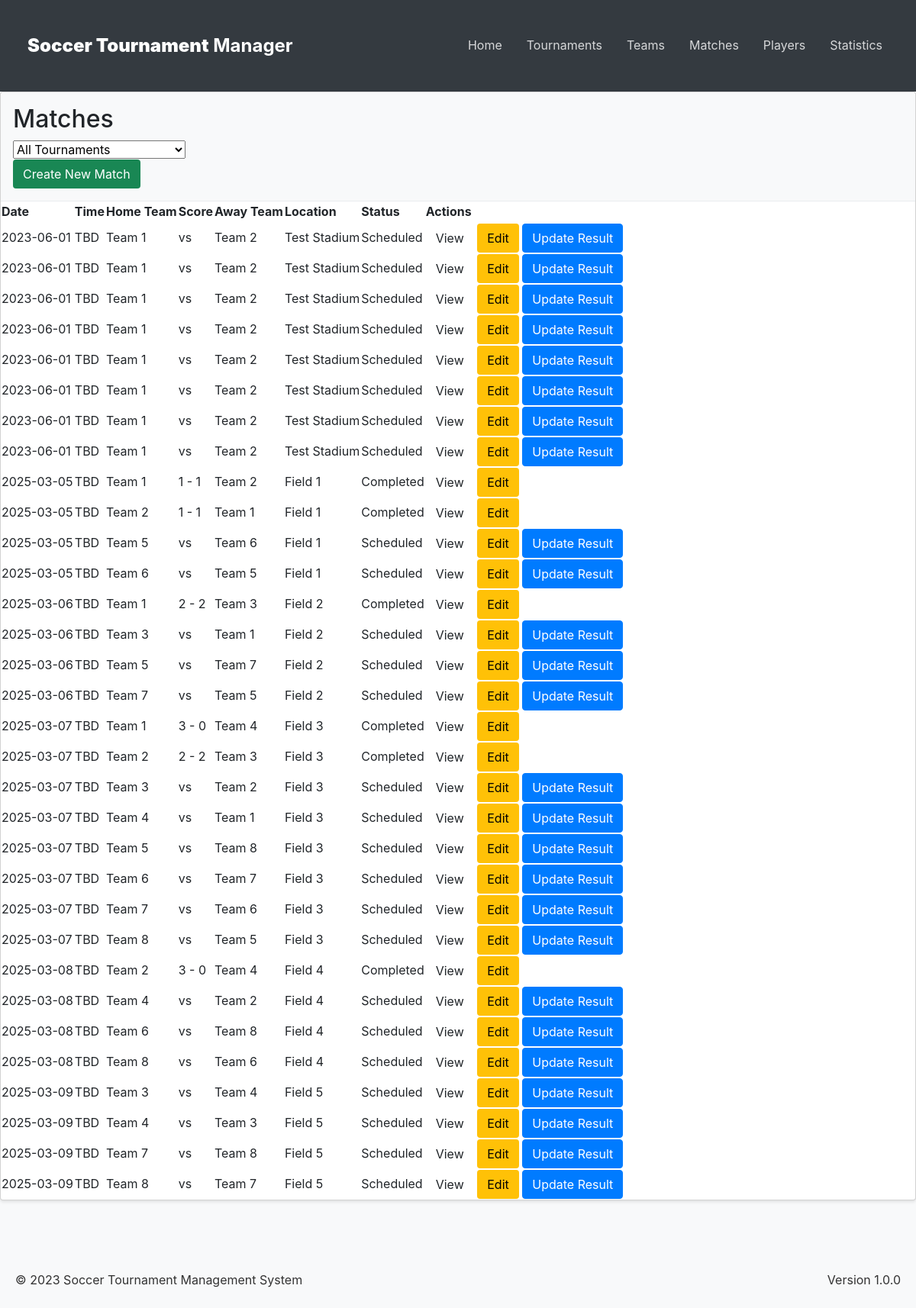
Screenshot of /matches with the database file from the repository.
### app/models/match.py (models this page shows)
class Match(Base):
    __tablename__ = "matches"
    id = Column(Integer, primary_key=True, index=True)
    tournament_id = Column(Integer, ForeignKey("tournaments.id"))
    phase_id = Column(Integer, ForeignKey("phases.id"))
    group_id = Column(Integer, ForeignKey("groups.id"), nullable=True)
    home_team_id = Column(Integer, ForeignKey("teams.id"))
    away_team_id = Column(Integer, ForeignKey("teams.id"))
    date = Column(Date)
    time = Column(Time, nullable=True)
    location = Column(String, nullable=True)
    home_score = Column(Integer, nullable=True)
    away_score = Column(Integer, nullable=True)
    status = Column(
        Enum("scheduled", "in-progress", "completed", name="match_status"),
        default="scheduled",
    )
    tournament = relationship("Tournament", back_populates="matches")
    phase = relationship("Phase", back_populates="matches")
    group = relationship("Group", back_populates="matches")
    home_team = relationship("Team", foreign_keys=[home_team_id])
    away_team = relationship("Team", foreign_keys=[away_team_id])
    goals = relationship("Goal", back_populates="match", cascade="all, delete-orphan")

### app/models/team.py (models this page shows)
class Team(Base):
    __tablename__ = "teams"
    id = Column(Integer, primary_key=True, index=True)
    name = Column(String, index=True)
    short_name = Column(String)
    logo_url = Column(String, nullable=True)
    city = Column(String, nullable=True)
    colors = Column(String, nullable=True)
    players = relationship(
        "Player", back_populates="team", cascade="all, delete-orphan"
    )
    groups = relationship("Group", secondary="team_group", back_populates="teams")
    goals = relationship("Goal", back_populates="team")
    stats = relationship("TeamStats", back_populates="team", cascade="all, delete-orphan")

### app/ui/ui_router.py (the view)
@router.get("/matches", response_class=HTMLResponse)
async def list_matches(
    request: Request,
    tournament_id: Optional[int] = None,
    phase_id: Optional[int] = None,
    group_id: Optional[int] = None,
    db: Session = Depends(get_db),
):
    query = db.query(Match).options(
        joinedload(Match.tournament),
        joinedload(Match.phase),
        joinedload(Match.group),
        joinedload(Match.home_team),
        joinedload(Match.away_team),
    )
    if tournament_id:
        query = query.filter(Match.tournament_id == tournament_id)
    if phase_id:
        query = query.filter(Match.phase_id == phase_id)
    if group_id:
        query = query.filter(Match.group_id == group_id)
    matches = query.order_by(Match.date, Match.time).all()
    tournaments = db.query(Tournament).all()
    phases = db.query(Phase).all() if tournament_id else []
    groups = db.query(Group).all() if phase_id else []
    return templates.TemplateResponse(
        request,
        "matches/list.html",
        {
            "matches": matches,
            "tournaments": tournaments,
            "phases": phases,
            "groups": groups,
            "selected_tournament_id": tournament_id,
            "selected_phase_id": phase_id,
            "selected_group_id": group_id,
        },
    )

### app/templates/matches/list.html (shortened to what this page needs)
{% extends "base.html" %}
{% block content %}
<div class="card">
    <div class="card-header">
        <h2>Matches</h2>
        <div class="filter-controls">
            <select id="tournament-filter" onchange="filterMatches()">
                <option value="">All Tournaments</option>
            </select>
        </div>
        <a href="/matches/create{% if selected_tournament_id %}?tournament_id={{ selected_tournament_id }}{% endif %}"
           class="btn btn-success">Create New Match</a>
    </div>
    <div class="card-content">
        {% if matches %}
        <table>
            <thead>
                <tr>
                    <th>Date</th>
                    <th>Time</th>
                    <th>Home Team</th>
                    <th>Score</th>
                    <th>Away Team</th>
                    <th>Location</th>
                    <th>Status</th>
                    <th>Actions</th>
                </tr>
            </thead>
            <tbody>
                {% for match in matches %}
                <tr>
                    <td>{{ match.date }}</td>
                    <td>{{ match.time if match.time else "TBD" }}</td>
                    <td>{{ match.home_team.name }}</td>
                    <td class="match-score">
                        {% if match.status == "completed" %}
                            {{ match.home_score }} - {{ match.away_score }}
                        {% elif match.status == "in-progress" %}
                            {{ match.home_score if match.home_score != None else 0 }} -
                            {{ match.away_score if match.away_score != None else 0 }}
                            <span class="live-indicator">LIVE</span>
                        {% else %}
                            vs
                        {% endif %}
                    </td>
                    <td>{{ match.away_team.name }}</td>
                    <td>{{ match.location if match.location else "TBD" }}</td>
                    <td>
                        <span class="status-badge status-{{ match.status }}">
                            {{ match.status | title }}
                        </span>
                    </td>
                    <td>
                        <a href="/matches/{{ match.id }}" class="btn">View</a>
                        <a href="/matches/{{ match.id }}/edit" class="btn btn-warning">Edit</a>
                        {% if match.status != "completed" %}
                        <a href="/matches/{{ match.id }}/result" class="btn btn-primary">Update Result</a>
                        {% endif %}
                    </td>
                </tr>
                {% endfor %}
            </tbody>
        </table>
        {% else %}
        <p>No matches found.</p>
        {% endif %}
    </div>
</div>
{% endblock %}

### app/templates/base.html (shortened to what this page needs)
<!DOCTYPE html>
<html lang="en">
<head>
    <link href="https://cdn.jsdelivr.net/npm/bootstrap@5.3.0/dist/css/bootstrap.min.css" rel="stylesheet">
    <link rel="stylesheet" href="/static/css/main.css">
</head>
<body>
    <header class="header">
        <nav class="navbar navbar-expand-lg navbar-dark">
            <div class="container">
                <a class="navbar-brand" href="/">
                    <strong>Soccer Tournament</strong> Manager
                </a>
                <div class="collapse navbar-collapse" id="navbarNav">
                    <ul class="navbar-nav ms-auto">
                        <li class="nav-item">
                            <a class="nav-link" href="/">Home</a>
                        </li>
                        <li class="nav-item">
                            <a class="nav-link" href="/tournaments">Tournaments</a>
                        </li>
                        <li class="nav-item">
                            <a class="nav-link" href="/teams">Teams</a>
                        </li>
                        <li class="nav-item">
                            <a class="nav-link" href="/matches">Matches</a>
                        </li>
                        <li class="nav-item">
                            <a class="nav-link" href="/players">Players</a>
                        </li>
                        <li class="nav-item">
                            <a class="nav-link" href="/stats">Statistics</a>
                        </li>
                    </ul>
                </div>
            </div>
        </nav>
    </header>
    <main>
        {% block content %}{% endblock %}
    </main>
    <footer class="footer mt-5 py-4">
        <div class="container">
            <div class="row">
                <div class="col-md-6">
                    <p>&copy; 2023 Soccer Tournament Management System</p>
                </div>
                <div class="col-md-6 text-md-end">
                    <p>Version 1.0.0</p>
                </div>
            </div>
        </div>
    </footer>
</body>
</html>

### app/static/css/main.css (style rules this page uses)
body { font-family: -apple-system, BlinkMacSystemFont, "Segoe UI", Roboto, "Helvetica Neue", Arial, sans-serif; line-height: 1.6; color: #333; background-color: #f8f9fa; margin: 0; padding: 0; }
.container { max-width: 1200px; margin: 0 auto; padding: 20px; }
header { background-color: #343a40; color: white; padding: 1rem 0; }
.navbar { display: flex; justify-content: space-between; align-items: center; padding: 0 1rem; }
.navbar-brand { font-size: 1.5rem; font-weight: bold; color: white; text-decoration: none; }
.navbar-nav { display: flex; list-style: none; margin: 0; padding: 0; }
.nav-item { margin-left: 1rem; }
.nav-link { color: rgba(255, 255, 255, 0.8); text-decoration: none; transition: color 0.3s; }
.card { background-color: white; border-radius: 4px; box-shadow: 0 2px 4px rgba(0, 0, 0, 0.1); margin-bottom: 1rem; }
.card-header { padding: 1rem; border-bottom: 1px solid #e9ecef; background-color: #f8f9fa; }
.btn { display: inline-block; font-weight: 400; text-align: center; white-space: nowrap; vertical-align: middle; user-select: none; border: 1px solid transparent; padding: 0.375rem 0.75rem; font-size: 1rem; line-height: 1.5; border-radius: 0.25rem; transition: color 0.15s ease-in-out, background-color 0.15s ease-in-out, border-color 0.15s ease-in-out, box-shadow 0.15s ease-in-out; text-decoration: none; }
.btn-primary { color: #fff; background-color: #007bff; border-color: #007bff; }

### rows the page displays
Match: date "2023-06-01", time "TBD", home_team.name "Team 1", shows "vs", away_team.name "Team 2", location "Test Stadium", status "Scheduled"
Match: date "2023-06-01", time "TBD", home_team.name "Team 1", shows "vs", away_team.name "Team 2", location "Test Stadium", status "Scheduled"
Match: date "2023-06-01", time "TBD", home_team.name "Team 1", shows "vs", away_team.name "Team 2", location "Test Stadium", status "Scheduled"
Match: date "2023-06-01", time "TBD", home_team.name "Team 1", shows "vs", away_team.name "Team 2", location "Test Stadium", status "Scheduled"
Match: date "2023-06-01", time "TBD", home_team.name "Team 1", shows "vs", away_team.name "Team 2", location "Test Stadium", status "Scheduled"
Match: date "2023-06-01", time "TBD", home_team.name "Team 1", shows "vs", away_team.name "Team 2", location "Test Stadium", status "Scheduled"
Match: date "2023-06-01", time "TBD", home_team.name "Team 1", shows "vs", away_team.name "Team 2", location "Test Stadium", status "Scheduled"
Match: date "2023-06-01", time "TBD", home_team.name "Team 1", shows "vs", away_team.name "Team 2", location "Test Stadium", status "Scheduled"
Match: date "2025-03-05", time "TBD", home_team.name "Team 1", home_score "1", away_score "1", away_team.name "Team 2", location "Field 1", status "Completed"
Match: date "2025-03-05", time "TBD", home_team.name "Team 2", home_score "1", away_score "1", away_team.name "Team 1", location "Field 1", status "Completed"
Match: date "2025-03-05", time "TBD", home_team.name "Team 5", shows "vs", away_team.name "Team 6", location "Field 1", status "Scheduled"
Match: date "2025-03-05", time "TBD", home_team.name "Team 6", shows "vs", away_team.name "Team 5", location "Field 1", status "Scheduled"
Match: date "2025-03-06", time "TBD", home_team.name "Team 1", home_score "2", away_score "2", away_team.name "Team 3", location "Field 2", status "Completed"
Match: date "2025-03-06", time "TBD", home_team.name "Team 3", shows "vs", away_team.name "Team 1", location "Field 2", status "Scheduled"
Match: date "2025-03-06", time "TBD", home_team.name "Team 5", shows "vs", away_team.name "Team 7", location "Field 2", status "Scheduled"
Match: date "2025-03-06", time "TBD", home_team.name "Team 7", shows "vs", away_team.name "Team 5", location "Field 2", status "Scheduled"
Match: date "2025-03-07", time "TBD", home_team.name "Team 1", home_score "3", away_score "0", away_team.name "Team 4", location "Field 3", status "Completed"
Match: date "2025-03-07", time "TBD", home_team.name "Team 2", home_score "2", away_score "2", away_team.name "Team 3", location "Field 3", status "Completed"
Match: date "2025-03-07", time "TBD", home_team.name "Team 3", shows "vs", away_team.name "Team 2", location "Field 3", status "Scheduled"
Match: date "2025-03-07", time "TBD", home_team.name "Team 4", shows "vs", away_team.name "Team 1", location "Field 3", status "Scheduled"
Match: date "2025-03-07", time "TBD", home_team.name "Team 5", shows "vs", away_team.name "Team 8", location "Field 3", status "Scheduled"
Match: date "2025-03-07", time "TBD", home_team.name "Team 6", shows "vs", away_team.name "Team 7", location "Field 3", status "Scheduled"
Match: date "2025-03-07", time "TBD", home_team.name "Team 7", shows "vs", away_team.name "Team 6", location "Field 3", status "Scheduled"
Match: date "2025-03-07", time "TBD", home_team.name "Team 8", shows "vs", away_team.name "Team 5", location "Field 3", status "Scheduled"
Match: date "2025-03-08", time "TBD", home_team.name "Team 2", home_score "3", away_score "0", away_team.name "Team 4", location "Field 4", status "Completed"
Match: date "2025-03-08", time "TBD", home_team.name "Team 4", shows "vs", away_team.name "Team 2", location "Field 4", status "Scheduled"
Match: date "2025-03-08", time "TBD", home_team.name "Team 6", shows "vs", away_team.name "Team 8", location "Field 4", status "Scheduled"
Match: date "2025-03-08", time "TBD", home_team.name "Team 8", shows "vs", away_team.name "Team 6", location "Field 4", status "Scheduled"
Match: date "2025-03-09", time "TBD", home_team.name "Team 3", shows "vs", away_team.name "Team 4", location "Field 5", status "Scheduled"
Match: date "2025-03-09", time "TBD", home_team.name "Team 4", shows "vs", away_team.name "Team 3", location "Field 5", status "Scheduled"
Match: date "2025-03-09", time "TBD", home_team.name "Team 7", shows "vs", away_team.name "Team 8", location "Field 5", status "Scheduled"
Match: date "2025-03-09", time "TBD", home_team.name "Team 8", shows "vs", away_team.name "Team 7", location "Field 5", status "Scheduled"
